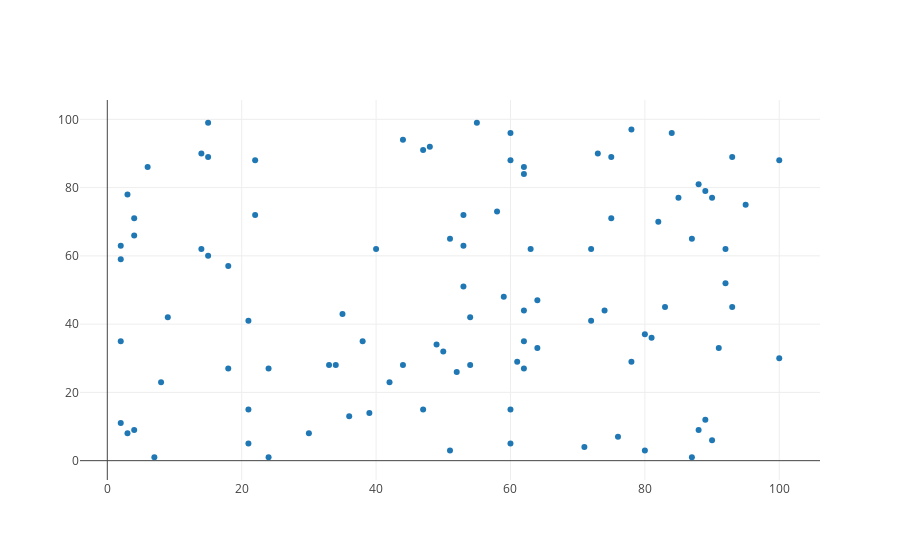

The notebook cell this image was saved under:
### Code cell
pyo.iplot(data, filename='scatter1.html')

### Figure 1 — Plotly figure (JSON) as saved in the notebook; plotly's stock layout.template omitted (floating-point values rounded to 4 significant figures)
{"data": [{"mode": "markers", "type": "scatter", "uid": "13879180-e357-4c5f-b753-621af16266af", "x": [52, 93, 15, 72, 61, 21, 83, 87, 75, 75, 88, 100, 24, 3, 22, 53, 2, 88, 30, 38, 2, 64, 60, 21, 33, 76, 58, 22, 89, 49, 91, 59, 42, 92, 60, 80, 15, 62, 62, 47, 62, 51, 55, 64, 3, 51, 7, 21, 73, 39, 18, 4, 89, 60, 14, 9, 90, 53, 2, 84, 92, 60, 71, 44, 8, 47, 35, 78, 81, 36, 50, 4, 2, 6, 54, 4, 54, 93, 63, 18, 90, 44, 34, 74, 62, 100, 14, 95, 48, 15, 72, 78, 87, 62, 40, 85, 80, 82, 53, 24], "y": [26, 89, 60, 41, 29, 15, 45, 65, 89, 71, 9, 88, 1, 8, 88, 63, 11, 81, 8, 35, 35, 33, 5, 41, 28, 7, 73, 72, 12, 34, 33, 48, 23, 62, 88, 37, 99, 44, 86, 91, 35, 65, 99, 47, 78, 3, 1, 5, 90, 14, 27, 9, 79, 15, 90, 42, 77, 51, 63, 96, 52, 96, 4, 94, 23, 15, 43, 29, 36, 13, 32, 71, 59, 86, 28, 66, 42, 45, 62, 57, 6, 28, 28, 44, 84, 30, 62, 75, 92, 89, 62, 97, 1, 27, 62, 77, 3, 70, 72, 27]}], "layout": {}}
